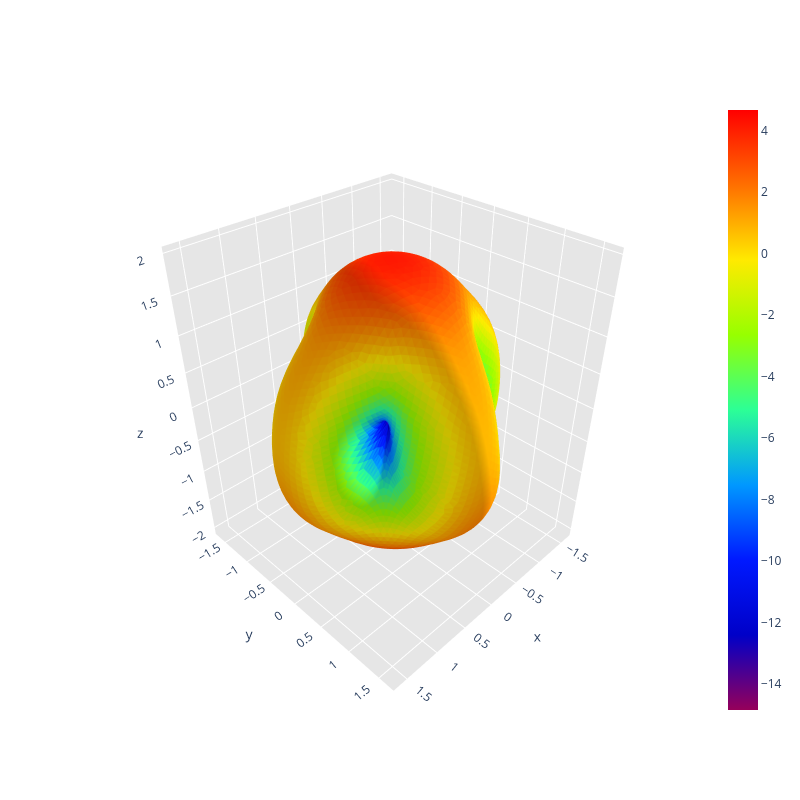

Notebook source saved alongside this figure:
### Code cell
print("Calculating radiation intensity distribution over sphere surface...")
radiation_intensity_distribution_over_sphere_surface(path)

### Figure 1 — Plotly figure (JSON) as saved in the notebook; plotly's stock layout.template omitted (floating-point values rounded to 4 significant figures; data arrays with more than 128 entries replaced by an {"elided": "..."} marker saying what was removed)
{"data": [{"facecolor": {"elided": "10296 str values"}, "i": {"elided": "10296 int values"}, "j": {"elided": "10296 int values"}, "k": {"elided": "10296 int values"}, "name": "", "type": "mesh3d", "x": {"elided": "5150 float values"}, "y": {"elided": "5150 float values"}, "z": {"elided": "5150 float values"}}, {"hoverinfo": "none", "marker": {"color": [-14.84, 4.665], "colorscale": [[0, "rgb(150, 0, 90)"], [0.125, "rgb(0, 0, 200)"], [0.25, "rgb(0, 25, 255)"], [0.375, "rgb(0, 152, 255)"], [0.5, "rgb(44, 255, 150)"], [0.625, "rgb(151, 255, 0)"], [0.75, "rgb(255, 234, 0)"], [0.875, "rgb(255, 111, 0)"], [1, "rgb(255, 0, 0)"]], "showscale": true, "size": 0.1}, "mode": "markers", "showlegend": false, "type": "scatter3d", "x": [1.195e-16], "y": [-2.926e-32], "z": [1.951]}], "layout": {"height": 800, "scene": {"aspectratio": {"x": 0.8157, "y": 0.824, "z": 1}, "xaxis": {"backgroundcolor": "rgb(230, 230, 230)", "gridcolor": "rgb(255, 255, 255)", "showbackground": true, "zerolinecolor": "rgb(255, 255, 255)"}, "yaxis": {"backgroundcolor": "rgb(230, 230, 230)", "gridcolor": "rgb(255, 255, 255)", "showbackground": true, "zerolinecolor": "rgb(255, 255, 255)"}, "zaxis": {"backgroundcolor": "rgb(230, 230, 230)", "gridcolor": "rgb(255, 255, 255)", "showbackground": true, "zerolinecolor": "rgb(255, 255, 255)"}}, "title": {"text": ""}, "width": 800}}
